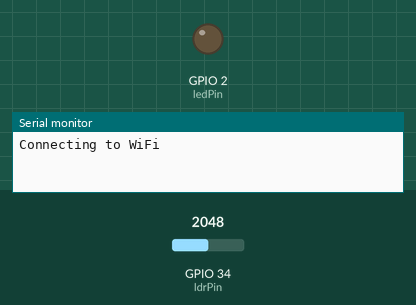
This sketch was run on a simulated ESP32. On the bench: output pins drawn as LEDs (lit = HIGH), the last lines printed to the serial monitor. The inputs (shaded band) are chosen by the test bench; at power-on: GPIO 34 (ldrPin) = 2048. WiFi joins after 1.5 s; servers stay silent unless stated; web services answer with replies made up by the test bench.

Above: at 0.1 s.
At 1.6 s:
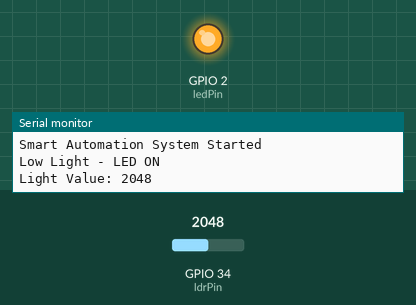
Timing chart, 0 to 3.1 s (numbered marks = the images above):
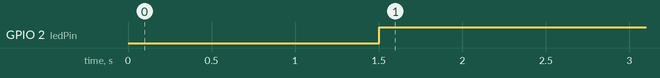

Measured:
- by itself, GPIO 2 (ledPin): LOW → HIGH at 1.5 s

The sketch:

SMART_AUTOMATION_SYSTEM.ino
```cpp
#include <WiFi.h>
#include <HTTPClient.h>

// Pin Configuration
const int ldrPin = 34;
const int ledPin = 2;

// Wokwi Wi-Fi
const char* ssid = "Wokwi-GUEST";
const char* password = "";

// ThingSpeak Configuration
const char* apiKey = "YOUR_WRITE_API_KEY";
const char* server = "http://api.thingspeak.com/update";

void setup() {

  Serial.begin(115200);

  pinMode(ldrPin, INPUT);
  pinMode(ledPin, OUTPUT);

  // Connect ESP32 to Wi-Fi
  WiFi.begin(ssid, password);

  Serial.print("Connecting to WiFi");

  while (WiFi.status() != WL_CONNECTED) {

    delay(500);
    Serial.print(".");
  }

  Serial.println();
  Serial.println("WiFi Connected!");

  Serial.print("IP Address: ");
  Serial.println(WiFi.localIP());

  Serial.println("Smart Automation System Started");
}

void loop() {

  // Read LDR sensor value
  int lightValue = analogRead(ldrPin);

  // Low light = LED ON
  // Bright light = LED OFF

  if (lightValue > 500) {

    digitalWrite(ledPin, HIGH);

    Serial.println("Low Light - LED ON");
  }

  else {

    digitalWrite(ledPin, LOW);

    Serial.println("Enough Light - LED OFF");
  }

  // Display sensor value
  Serial.print("Light Value: ");
  Serial.println(lightValue);

  // Send data to ThingSpeak

  if (WiFi.status() == WL_CONNECTED) {

    HTTPClient http;

    // 1 = LED ON
    // 0 = LED OFF

    int ledStatus = (lightValue > 500) ? 1 : 0;

    String url = String(server) +
                 "?api_key=" + apiKey +
                 "&field1=" + String(lightValue) +
                 "&field2=" + String(ledStatus);

    http.begin(url);

    int httpCode = http.GET();

    Serial.print("ThingSpeak Response: ");
    Serial.println(httpCode);

    http.end();
  }

  // ThingSpeak requires delay between updates
  delay(16000);
}
```
